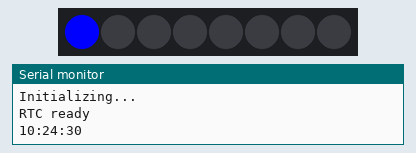
A sketch run on a simulated Arduino Uno, built with avr-gcc and run on an emulated ATmega328P. Shown: 8 RGB LEDs in strip order, left to right, the last lines printed to the serial monitor. The local clock reads 2024-03-15 10:24:30 at power-on unless the sketch sets it.

Above: at 0.1 s.
At 21.1 s:
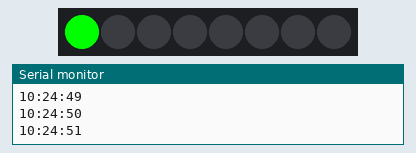
Timing chart, 0 to 130.0 s (numbered marks = the images above):
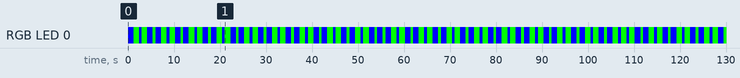

Measured:
- by itself, RGB LED 0: off → RGB(0, 0, 255) at 0.00 s, → RGB(0, 255, 0) 1.2 s later, → RGB(0, 0, 255) 1.2 s later, → RGB(0, 255, 0) 0.60 s later, … (130 changes in this stretch)
- by itself, everything shown: repeats every 19.9 s, in 20 steps

The sketch:

yesil-mavi-rtc.ino
```cpp
#include <ThreeWire.h>
#include <RtcDS1302.h>
#include <Adafruit_NeoPixel.h>

// ================ PIN CONFIGURATIONS =================
#define DS1302_CE_PIN   4    // RST pin of DS1302
#define DS1302_IO_PIN    19   // DAT pin
#define DS1302_SCLK_PIN 18    // SCLK pin
#define NEOPIXEL_PIN    14    // Single NeoPixel RGB LED
#define NEOPIXEL_COUNT  8     // Just one LED
// ====================================================

// Create DS1302 object
ThreeWire myWire(DS1302_IO_PIN, DS1302_SCLK_PIN, DS1302_CE_PIN); // Fixed pin order
RtcDS1302<ThreeWire> rtc(myWire);

// Create NeoPixel object
Adafruit_NeoPixel strip =
  Adafruit_NeoPixel(NEOPIXEL_COUNT, NEOPIXEL_PIN, NEO_GRB + NEO_KHZ800);

void printDateTime(const RtcDateTime& dt) {
  char datestring[20];
  snprintf_P(datestring,
             sizeof(datestring),
             PSTR("%02u:%02u:%02u"),
             dt.Hour(),
             dt.Minute(),
             dt.Second());
  Serial.println(datestring);
}

void setup() {
  Serial.begin(921600);
  Serial.println("Initializing...");

  // Initialize NeoPixel
  strip.begin();
  strip.show(); // Turn off all pixels initially

  // Initialize DS1302 RTC
  rtc.Begin();

  if (!rtc.IsDateTimeValid()) {
    Serial.println("RTC has invalid time, correcting...");

    if (rtc.GetIsWriteProtected()) {
      rtc.SetIsWriteProtected(false);
      Serial.println("RTC write protection disabled");
    }

    if (!rtc.GetIsRunning()) {
      rtc.SetIsRunning(true);
      Serial.println("RTC started");
    }

    // Optional: Set time once (uncomment to use)
    RtcDateTime compiled = RtcDateTime(__DATE__, __TIME__);
    rtc.SetDateTime(compiled);
    Serial.println("RTC time set to compilation time");
  }

  if (!rtc.IsDateTimeValid()) {
    Serial.println("WARNING: RTC time still not valid!");
  } else {
    Serial.println("RTC ready");
  }
}

void loop() {
  if (!rtc.IsDateTimeValid()) {
    // Don't rely on potentially incorrect readings
    Serial.println("RTC lost confidence in the DateTime!");
    strip.setPixelColor(0, strip.Color(255, 0, 0)); // Red indicates error
    strip.show();
    delay(1000);
    return;
  }

  RtcDateTime now = rtc.GetDateTime(); // Get current time

  // Print current time to serial monitor with proper formatting
  printDateTime(now);

  // Set NeoPixel color based on even or odd second
  if (now.Second() % 2 == 0) {
    strip.setPixelColor(0, strip.Color(0, 0, 255));
  } else {
    strip.setPixelColor(0, strip.Color(0, 255, 0));
  }

  strip.show(); // Update LED

  delay(600); // Wait a second before next read
}
```
